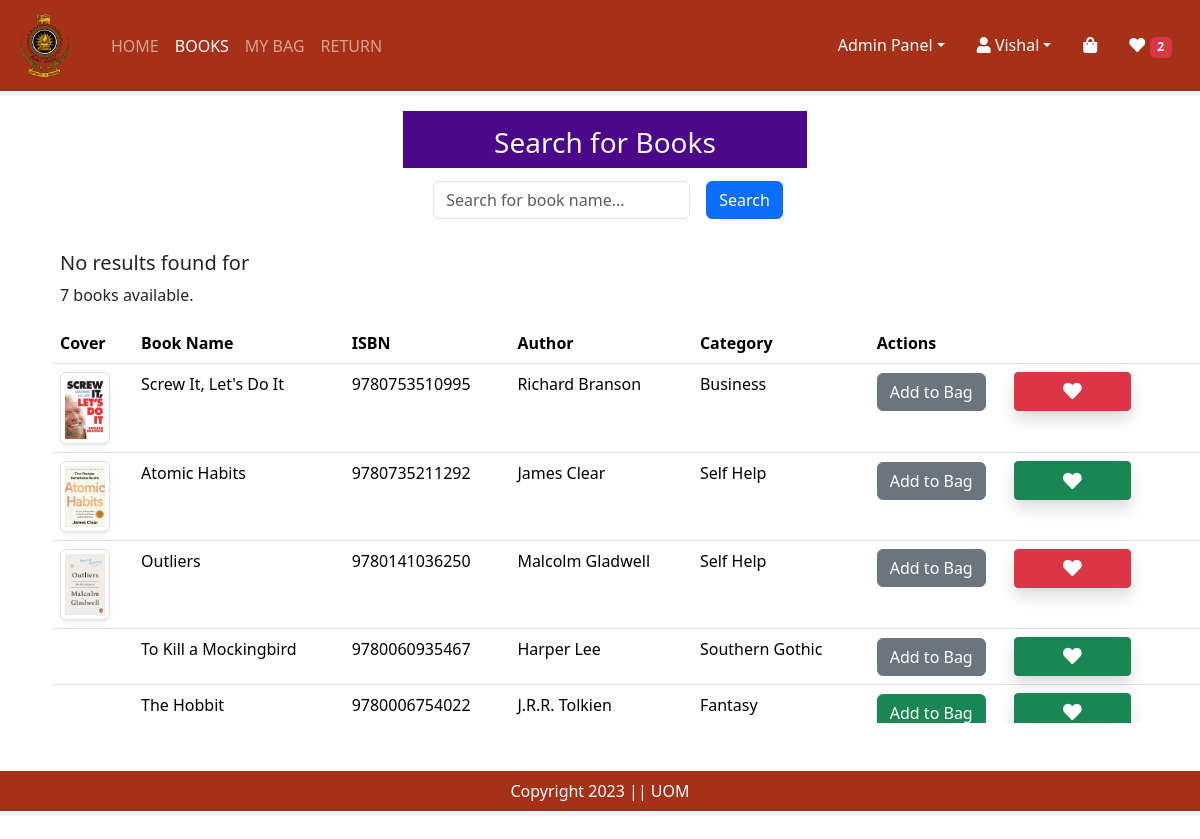
The app's page /books (signed in) with its own data.
### lims_app/models.py (models this page shows, shortened)
class books(models.Model):
    book_name = models.CharField(max_length=200)
    ISBN = models.CharField(max_length=13, unique=True)
    author = models.CharField(max_length=100)
    category = models.CharField(max_length=50)
    book_image = models.ImageField(upload_to='books/', null=True, blank=True)

### lims_app/views.py (the view)
# urls.py: path('books', books_tab),
@login_required
def books_tab(request):
    book_table = books.objects.all()
    wishlist = Wishlist.objects.filter(Q(user=request.user) & Q(book__in=book_table))
    wishlist_books = Wishlist.objects.filter(user=request.user).values_list('book', flat=True)
    baglist_books = set(list(mybag.objects.filter(user=request.user).values_list('book', flat=True)) + list(Orders.objects.filter(user=request.user).values_list('book', flat=True)))
    totalitem = 0
    wishitem = 0
    if request.user.is_authenticated:
        totalitem = len(mybag.objects.filter(user=request.user))
        wishitem = len(Wishlist.objects.filter(user=request.user))
    return render(request, "books.html", context={"current_tab": "books","books":book_table, "totalitem": totalitem, 'wishitem': wishitem, 'wishlist_books': wishlist_books, 'baglist_books': baglist_books})

### lims_app/templates/books.html (shortened to what this page needs)
<!DOCTYPE html>
{% extends "index.html" %}
{% load static %}
{% block main_content %}
<div class="container-flex text-center justify-content-center align-items-center" style="padding-top: 10px; padding-bottom: 20px; margin-left: 10px; vertical-align: middle;">
    <div class="row justify-content-center align-items-center" style="margin-top: 10px; height: 50px;">
        <div class="col-md-4 text-light d-flex align-items-center justify-content-center" style="background-color: #4B088A; height: 35py px;">
            <h3 style="margin-top: 15px;">Search for Books</h5>
        </div>
    </div>
</div>
<div class="search-toolbar text-center">
    <form class="form-inline d-flex justify-content-center" action="/books/search" method="get">
        <div class="form-group mx-sm-3 mb-2">
            <input type="text" class="form-control" name="query" placeholder="Search for book name...">
        </div>
        <button type="submit" class="btn btn-primary mb-2">Search</button>
    </form>
</div>
<br>
<div style="margin-left: 60px;">
  {% if book_results %}
  <div class="search-results">
      <h5>Search Results for "{{ query }}"</h5>
      <p>{{book_results|length}} books available.</p>
  {% else  %}
    <h5>No results found for {{ query }}</h5>
    <p>{{books|length}} books available.</p>
  {% endif %}
  </div>
<div class="row" style="margin-left: 40px;">
    <div class="container" style="overflow-y: auto; height: 400px;">
        <table class="table table-hover">
            <thead style="background-color: #f2f2f2;font-weight: bold;">
                <tr>
                    <th>Cover</th>
                    <th>Book Name</th>
                    <th>ISBN</th>
                    <th>Author</th>
                    <th>Category</th>
                    <th>Actions</th>
                </tr>
            </thead>
            <tbody>
                {% for book in books %}
                <tr>
                    <td>
                    {% if book.book_image %}
                        <img src="{{book.book_image.url}}" alt="" class="img-fluid img-thumbnail shadow-sm" height="50" width="50">
                    {% else %}
                        <img src="#" alt="" class="img-fluid">
                    {% endif %}
                    </td>
                    <td>{{ book.book_name }}</td>
                    <td>{{ book.ISBN }}</td>
                    <td>{{ book.author }}</td>
                    <td>{{ book.category }}</td>
                    <td>
                        {% if book.id in baglist_books %}
                            <form action="{% url 'removebag' %}" class="d-inline">
                                <button pid={{book.id}} type="submit" class="btn btn-secondary minus-baglist" >Add to Bag</button>
                            </form>
                        {% else %}
                            <form action="{% url 'add-to-bag' %}" class="d-inline">
                                <button pid={{book.id}} type="submit" class="btn btn-success plus-baglist" >Add to Bag</button>
                            </form>
                        {% endif %}
                        {% if book.id in wishlist_books %}
                            <a pid={{book.id}} class="minus-wishlist btn btn-danger btn-sm shadow px-5 py-2 ms-4"><i class="fas fa-heart fa-lg"></i></a>
                        {% else %}
                            <a pid={{book.id}} class="plus-wishlist btn btn-success btn-sm shadow px-5 py-2 ms-4"><i class="fas fa-heart fa-lg"></i></a>
                        {% endif %}
                    </td>
                </tr>
              {% endfor %}
            </tbody>
        </table>
    </div>
</div>
{% endblock %}

### lims_app/templates/index.html (shortened to what this page needs)
<!DOCTYPE html>
{% load static %}
<html lang="en">
<head>
    <link href="https://cdn.jsdelivr.net/npm/bootstrap@5.3.2/dist/css/bootstrap.min.css" rel="stylesheet">
  </head>
  <body>
    <link rel="stylesheet" href="https://cdnjs.cloudflare.com/ajax/libs/font-awesome/5.15.3/css/all.min.css">
    <nav class="navbar navbar-expand-lg navbar-dark" style="background-color: #A73118">
        <div class="container-fluid">
            <a class="navbar-brand" href="/home">
                <img src="{% static '/LIMS_LOGO.png' %} " alt="logo" height="65" style="margin-right: 10px;">
            </a>
            <div class="collapse navbar-collapse" id="navbarSupportedContent">
                <ul class="navbar-nav me-auto mb-2 mb-lg-0">
                    <li class="nav-item">
                        {% if current_tab == 'home' %}
                            <a class="nav-link active text-white" aria-current="page" href="/home" style="color:#A73118;">HOME</a>
                        {% else %}
                            <a class="nav-link" aria-current="page" href="/home">HOME</a>
                        {% endif %}
                    </li>
                    <li class="nav-item">
                        {% if current_tab == 'books' %}
                            <a class="nav-link active text-white" aria-current="page" href="/books" style="color:#A73118;">BOOKS</a>
                        {% else %}
                            <a class="nav-link" aria-current="page" href="/books">BOOKS</a>
                        {% endif %}
                    </li>
                    <li class="nav-item">
                        {% if current_tab == 'mybag' %}
                            <a class="nav-link active text-white" aria-current="page" href="{% url 'showbag' %}" style="color:#A73118;">MY BAG</a>
                        {% else %}
                            <a class="nav-link" aria-current="page" href="{% url 'showbag' %}">MY BAG</a>
                        {% endif %}
                    </li>
                    <li class="nav-item">
                        {% if current_tab == 'returns' %}
                            <a class="nav-link active text-white" aria-current="page" href="/returns" style="color:#A73118;">RETURNS</a>
                        {% else %}
                            <a class="nav-link tex-white" aria-current="page" href="/returns">RETURN</a>
                        {% endif %}
                    </li>
                </ul>
            </div>
            <ul class="navbar-nav me-auto mb-2 mb-lg-0">
                <li class="nav-item dropdown mx-2">
                    <a class="nav-link dropdown-toggle text-white" href="#" id="profileDropdown" role="button" data-bs-toggle="dropdown" aria-expanded="false">
                        <span class="text-capitalize">Admin Panel</span></a>
                </li>
                {% if request.user.is_authenticated %}
                <li class="nav-item dropdown mx-2">
                    <a class="nav-link dropdown-toggle text-white" href="#" id="profileDropdown" role="button" data-bs-toggle="dropdown" aria-expanded="false">
                        <i class="fa fa-user"></i>
                        <span class="text-capitalize">{{user.username}}</span></a>
                </li>
                <li class="nav-item mx-2">
                    <a href="{% url 'showbag' %}" class="nav-link text-white"><i class="fa fa-shopping-bag"></i>
                    </a>
                </li>
                <li class="nav-item mx-2">
                    <a href="{% url 'showwishlist' %}" class="nav-link text-white"><i class="fa fa-heart"></i>
                        <span class="badge bg-danger" id="wishitem">{% if wishitem > 0 %} {{wishitem}} {% endif %}</span>
                    </a>
                </li>
                {% endif %}
            </ul>
        </div>
    </nav>
    {% block main_content %}
    {% endblock %}
  </body>
<footer class="container-fluid text-center p-2 mt-5 text-white" style="background-color: #A73118">
  Copyright 2023 || UOM
</footer>
</html>

### records on screen
books: book_image (picture), book_name "Screw It, Let's Do It", ISBN "9780753510995", author "Richard Branson", category "Business"
books: book_image (picture), book_name "Atomic Habits", ISBN "9780735211292", author "James Clear", category "Self Help"
books: book_image (picture), book_name "Outliers", ISBN "9780141036250", author "Malcolm Gladwell", category "Self Help"
books: book_name "To Kill a Mockingbird", ISBN "9780060935467", author "Harper Lee", category "Southern Gothic"
books: book_name "The Hobbit", ISBN "9780006754022", author "J.R.R. Tolkien", category "Fantasy"

### other values on screen
{{ user.username }} "Vishal"
{{ wishitem }} "2"
{{ books|length }} "7"
